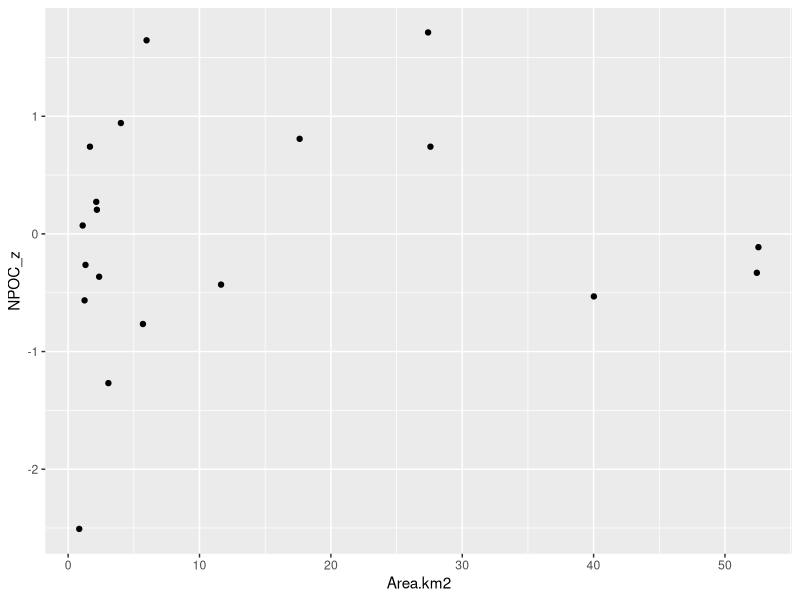

Reproduce this figure in R. (Note: this script raises an error after producing the figure.)
## Variance collapse code demonstration
## Drafted by J.R. Blaszczak with some assistance from Claude

## Import Packages - install any that are FALSE
lapply(c("plyr","dplyr","ggplot2","cowplot",
         "lubridate","tidyverse","changepoint"), require, character.only=T)

############################
#### Import & Prep Data ####
############################

# Read in csv - see other files for how to download from google drive
df <- read.csv("drivedata/toy.csv")
df$Date <- as.Date(df$Date, format = "%m/%d/%y")

# Each synoptic "campaign" here spans two consecutive sampling days
# (different subsets of sites visited on each day), so campaigns are
# grouped by sampling month. Adjust this grouping if your data differ.
df$Campaign <- format(df$Date, "%Y-%m")

# convert subcatchment area to km^2 (source data is in m^2)
df$Area.km2 <- df$Area.m2 / 1e6

# create a list of watershed project-campaign specific dataframes
df$Proj_Month <- paste(df$Project,df$Campaign,sep = "-")
l <- split(df, df$Proj_Month)

########################################
#### Variance collapse calculations ####
########################################

## First, scale the data (z-score) using the whole-watershed mean/SD for this campaign,
# per Shogren et al. (2022): "scaled by subtracting the whole watershed
# mean and dividing by the standard deviation"

f_scale <- function(x){
  
  x$NPOC_z <- as.numeric(scale(x$NPOC..mg.C.L.))
  x$TDN_z <- as.numeric(scale(x$TDN..mg.N.L.))
  return(x)
  
}

l_z <- lapply(l, function(x) f_scale(x))

## Next, order each data frame by ascending subcatchment area
# then use changepoint package to determine changepoint

t <- l_z$`br-2025-03`

t_order <- t[order(t$Area.km2), ]

ggplot(t_order, aes(Area.km2, NPOC_z))+geom_point()


# PELT changepoint in variance, data already centered on 0
# MBIC penalty for PELT (Killick & Eckley default choice)
# minseglen 2 minimum points required on either side of a break
NPOC_fit <- cpt.var(t_order$NPOC_z, method = "PELT", penalty = "MBIC",
               know.mean = TRUE, mu = 0)

cpts(NPOC_fit)

# **having issues with cpts function
